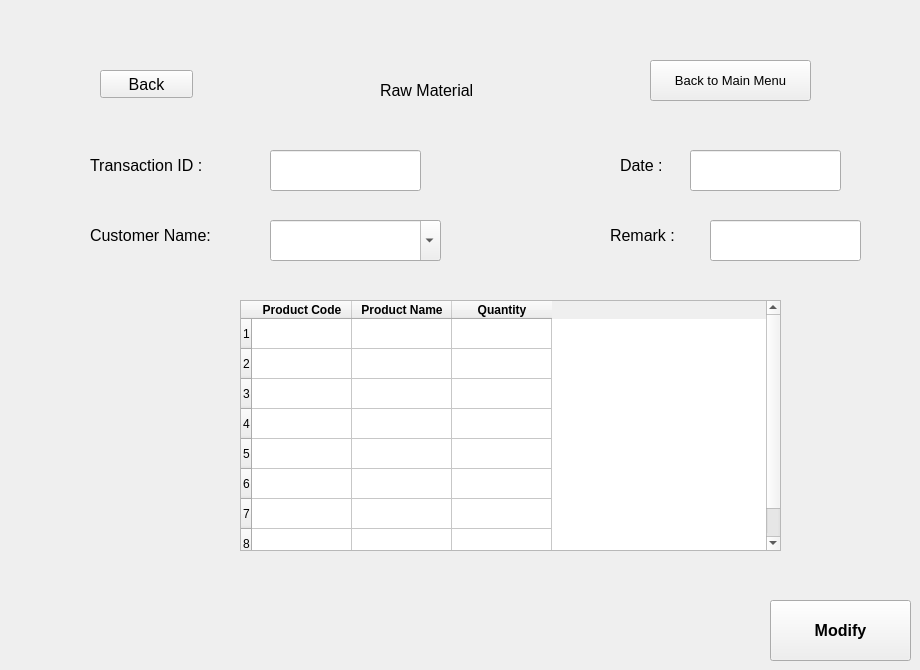
    <widget class="QWidget" name="rm_modify">
     <widget class="QLineEdit" name="rm_modify_date">
      <property name="geometry">
       <rect>
        <x>690</x>
        <y>150</y>
        <width>151</width>
        <height>41</height>
       </rect>
      </property>
      <property name="font">
       <font>
        <pointsize>12</pointsize>
       </font>
      </property>
     </widget>
     <widget class="QPushButton" name="pushButton_5">
      <property name="geometry">
       <rect>
        <x>650</x>
        <y>60</y>
        <width>161</width>
        <height>41</height>
       </rect>
      </property>
      <property name="font">
       <font>
        <pointsize>10</pointsize>
       </font>
      </property>
      <property name="text">
       <string>Back to Main Menu</string>
      </property>
     </widget>
     <widget class="QLabel" name="label_20">
      <property name="geometry">
       <rect>
        <x>380</x>
        <y>70</y>
        <width>151</width>
        <height>41</height>
       </rect>
      </property>
      <property name="font">
       <font>
        <pointsize>12</pointsize>
       </font>
      </property>
      <property name="text">
       <string>Raw Material</string>
      </property>
     </widget>
     <widget class="QLabel" name="label_18">
      <property name="geometry">
       <rect>
        <x>90</x>
        <y>210</y>
        <width>161</width>
        <height>51</height>
       </rect>
      </property>
      <property name="font">
       <font>
        <pointsize>12</pointsize>
       </font>
      </property>
      <property name="text">
       <string>Customer Name:</string>
      </property>
     </widget>
     <widget class="QLabel" name="label_21">
      <property name="geometry">
       <rect>
        <x>90</x>
        <y>140</y>
        <width>161</width>
        <height>51</height>
       </rect>
      </property>
      <property name="font">
       <font>
        <pointsize>12</pointsize>
       </font>
      </property>
      <property name="text">
       <string>Transaction ID : </string>
      </property>
     </widget>
     <widget class="QPushButton" name="rm_modify_confirm">
      <property name="geometry">
       <rect>
        <x>770</x>
        <y>600</y>
        <width>141</width>
        <height>61</height>
       </rect>
      </property>
      <property name="font">
       <font>
        <pointsize>12</pointsize>
        <weight>75</weight>
        <bold>true</bold>
       </font>
      </property>
      <property name="text">
       <string>Modify</string>
      </property>
     </widget>
     <widget class="QComboBox" name="rm_modify_customer">
      <property name="geometry">
       <rect>
        <x>270</x>
        <y>220</y>
        <width>171</width>
        <height>41</height>
       </rect>
      </property>
      <property name="font">
       <font>
        <pointsize>12</pointsize>
       </font>
      </property>
      <property name="editable">
       <bool>true</bool>
      </property>
      <item>
       <property name="text">
        <string/>
       </property>
      </item>
      <item>
       <property name="text">
        <string>Rajesh</string>
       </property>
      </item>
      <item>
       <property name="text">
        <string>Nishit</string>
       </property>
      </item>
      <item>
       <property name="text">
        <string>Nilay</string>
       </property>
      </item>
      <item>
       <property name="text">
        <string>Parth</string>
       </property>
      </item>
     </widget>
     <widget class="QLabel" name="label_19">
      <property name="geometry">
       <rect>
        <x>610</x>
        <y>210</y>
        <width>101</width>
        <height>51</height>
       </rect>
      </property>
      <property name="font">
       <font>
        <pointsize>12</pointsize>
       </font>
      </property>
      <property name="text">
       <string>Remark :</string>
      </property>
     </widget>
     <widget class="QLineEdit" name="rm_modify_remark">
      <property name="geometry">
       <rect>
        <x>710</x>
        <y>220</y>
        <width>151</width>
        <height>41</height>
       </rect>
      </property>
      <property name="font">
       <font>
        <pointsize>12</pointsize>
       </font>
      </property>
     </widget>
     <widget class="QLineEdit" name="rw_modify_transaction_id">
      <property name="geometry">
       <rect>
        <x>270</x>
        <y>150</y>
        <width>151</width>
        <height>41</height>
       </rect>
      </property>
      <property name="font">
       <font>
        <pointsize>12</pointsize>
       </font>
      </property>
     </widget>
     <widget class="QLabel" name="label_22">
      <property name="geometry">
       <rect>
        <x>620</x>
        <y>140</y>
        <width>71</width>
        <height>51</height>
       </rect>
      </property>
      <property name="font">
       <font>
        <pointsize>12</pointsize>
       </font>
      </property>
      <property name="text">
       <string>Date :</string>
      </property>
     </widget>
     <widget class="QPushButton" name="back_view_rm_2">
      <property name="geometry">
       <rect>
        <x>100</x>
        <y>70</y>
        <width>93</width>
        <height>28</height>
       </rect>
      </property>
      <property name="font">
       <font>
        <pointsize>12</pointsize>
       </font>
      </property>
      <property name="text">
       <string>Back</string>
      </property>
     </widget>
     <widget class="QTableWidget" name="rm_view_table">
      <property name="geometry">
       <rect>
        <x>240</x>
        <y>300</y>
        <width>541</width>
        <height>251</height>
       </rect>
      </property>
      <property name="rowCount">
       <number>8</number>
      </property>
      <property name="columnCount">
       <number>3</number>
      </property>
      <row/>
      <row/>
      <row/>
      <row/>
      <row/>
      <row/>
      <row/>
      <row/>
      <column>
       <property name="text">
        <string>Product Code</string>
       </property>
       <property name="font">
        <font>
         <weight>75</weight>
         <bold>true</bold>
        </font>
       </property>
      </column>
      <column>
       <property name="text">
        <string>Product Name</string>
       </property>
       <property name="font">
        <font>
         <weight>75</weight>
         <bold>true</bold>
        </font>
       </property>
      </column>
      <column>
       <property name="text">
        <string>Quantity</string>
       </property>
       <property name="font">
        <font>
         <weight>75</weight>
         <bold>true</bold>
        </font>
       </property>
      </column>
      <item row="0" column="1">
       <property name="text">
        <string/>
       </property>
       <property name="flags">
        <set>ItemIsSelectable|ItemIsDragEnabled|ItemIsEnabled</set>
       </property>
      </item>
      <item row="1" column="1">
       <property name="text">
        <string/>
       </property>
       <property name="flags">
        <set>ItemIsSelectable|ItemIsDragEnabled|ItemIsEnabled</set>
       </property>
      </item>
      <item row="2" column="1">
       <property name="text">
        <string/>
       </property>
       <property name="flags">
        <set>ItemIsSelectable|ItemIsDragEnabled|ItemIsEnabled</set>
       </property>
      </item>
      <item row="3" column="1">
       <property name="text">
        <string/>
       </property>
       <property name="flags">
        <set>ItemIsSelectable|ItemIsDragEnabled|ItemIsEnabled</set>
       </property>
      </item>
      <item row="4" column="1">
       <property name="text">
        <string/>
       </property>
       <property name="flags">
        <set>ItemIsSelectable|ItemIsDragEnabled|ItemIsEnabled</set>
       </property>
      </item>
      <item row="5" column="1">
       <property name="text">
        <string/>
       </property>
       <property name="flags">
        <set>ItemIsSelectable|ItemIsDragEnabled|ItemIsEnabled</set>
       </property>
      </item>
      <item row="6" column="1">
       <property name="text">
        <string/>
       </property>
       <property name="flags">
        <set>ItemIsSelectable|ItemIsDragEnabled|ItemIsEnabled</set>
       </property>
      </item>
      <item row="7" column="1">
       <property name="text">
        <string/>
       </property>
       <property name="flags">
        <set>ItemIsSelectable|ItemIsDragEnabled|ItemIsEnabled</set>
       </property>
      </item>
     </widget>
    </widget>
